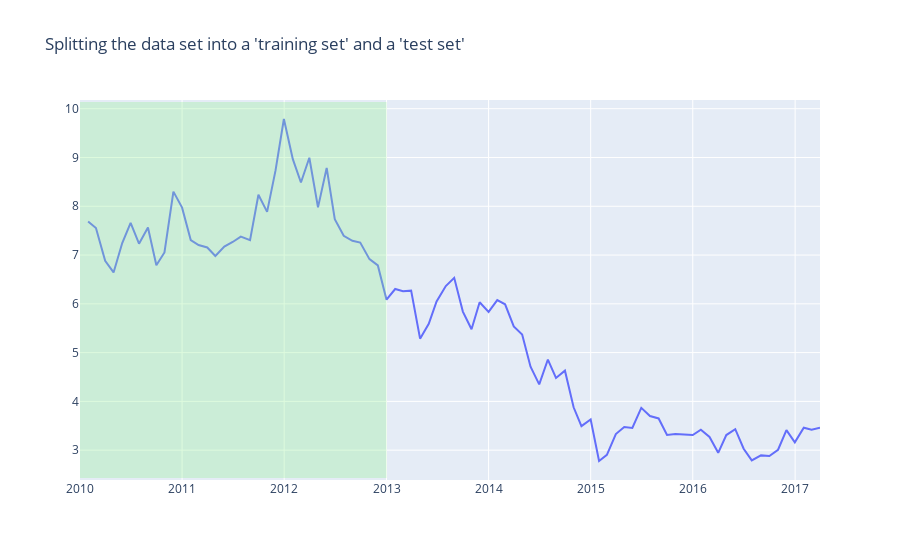

The notebook cell saved with this chart:
### Code cell
lines_with_shape(yield_huf)
